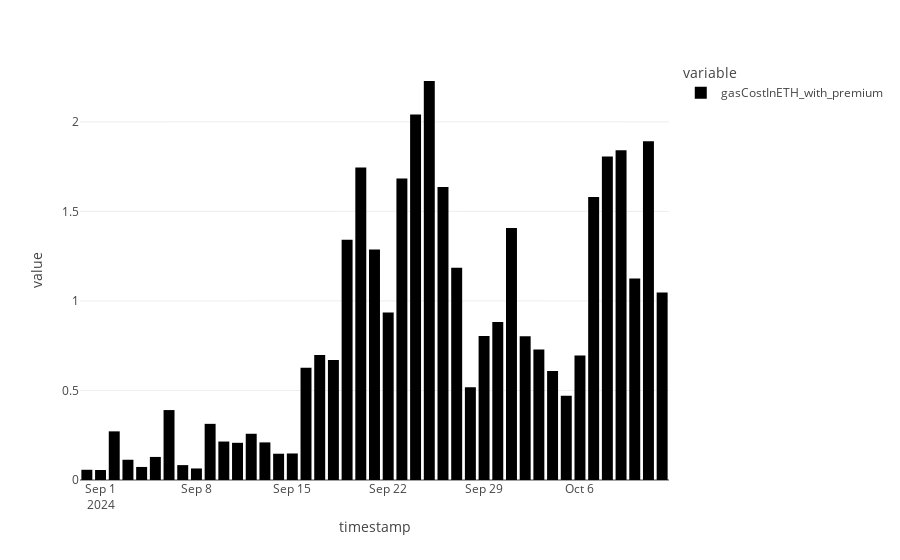

The code cell stored with this chart in its notebook:
### Code cell
px.bar(total_daily_calculator_cost["gasCostInETH_with_premium"])

### Figure 1 — Plotly figure (JSON) as saved in the notebook; plotly's stock layout.template omitted (floating-point values rounded to 4 significant figures)
{"data": [{"alignmentgroup": "True", "hovertemplate": "variable=gasCostInETH_with_premium<br>timestamp=%{x}<br>value=%{y}<extra></extra>", "legendgroup": "gasCostInETH_with_premium", "marker": {"color": "#000001", "pattern": {"shape": ""}}, "name": "gasCostInETH_with_premium", "offsetgroup": "gasCostInETH_with_premium", "orientation": "v", "showlegend": true, "textposition": "auto", "type": "bar", "x": ["2024-08-31T00:00:00", "2024-09-01T00:00:00", "2024-09-02T00:00:00", "2024-09-03T00:00:00", "2024-09-04T00:00:00", "2024-09-05T00:00:00", "2024-09-06T00:00:00", "2024-09-07T00:00:00", "2024-09-08T00:00:00", "2024-09-09T00:00:00", "2024-09-10T00:00:00", "2024-09-11T00:00:00", "2024-09-12T00:00:00", "2024-09-13T00:00:00", "2024-09-14T00:00:00", "2024-09-15T00:00:00", "2024-09-16T00:00:00", "2024-09-17T00:00:00", "2024-09-18T00:00:00", "2024-09-19T00:00:00", "2024-09-20T00:00:00", "2024-09-21T00:00:00", "2024-09-22T00:00:00", "2024-09-23T00:00:00", "2024-09-24T00:00:00", "2024-09-25T00:00:00", "2024-09-26T00:00:00", "2024-09-27T00:00:00", "2024-09-28T00:00:00", "2024-09-29T00:00:00", "2024-09-30T00:00:00", "2024-10-01T00:00:00", "2024-10-02T00:00:00", "2024-10-03T00:00:00", "2024-10-04T00:00:00", "2024-10-05T00:00:00", "2024-10-06T00:00:00", "2024-10-07T00:00:00", "2024-10-08T00:00:00", "2024-10-09T00:00:00", "2024-10-10T00:00:00", "2024-10-11T00:00:00", "2024-10-12T00:00:00"], "xaxis": "x", "y": [0.05713, 0.05582, 0.2716, 0.1131, 0.07285, 0.1289, 0.3905, 0.08316, 0.06445, 0.3136, 0.2149, 0.2077, 0.2583, 0.21, 0.1468, 0.1482, 0.6273, 0.6976, 0.6699, 1.342, 1.745, 1.287, 0.9351, 1.683, 2.041, 2.228, 1.637, 1.185, 0.5174, 0.8046, 0.882, 1.407, 0.8032, 0.7288, 0.6094, 0.4705, 0.6954, 1.581, 1.807, 1.841, 1.125, 1.892, 1.048], "yaxis": "y"}], "layout": {"barmode": "relative", "legend": {"title": {"text": "variable"}, "tracegroupgap": 0}, "margin": {"t": 60}, "xaxis": {"anchor": "y", "domain": [0, 1], "title": {"text": "timestamp"}}, "yaxis": {"anchor": "x", "domain": [0, 1], "title": {"text": "value"}}}}
